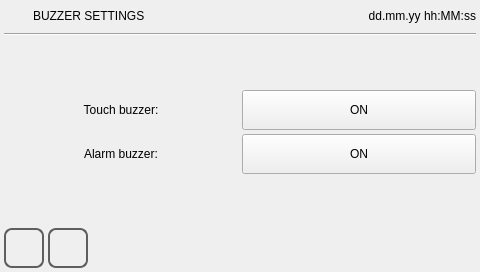
<?xml version="1.0" encoding="UTF-8"?>
<ui version="4.0">
 <class>buzzer_settings</class>
 <widget class="QWidget" name="buzzer_settings">
  <property name="geometry">
   <rect>
    <x>0</x>
    <y>0</y>
    <width>480</width>
    <height>272</height>
   </rect>
  </property>
  <property name="minimumSize">
   <size>
    <width>0</width>
    <height>0</height>
   </size>
  </property>
  <property name="maximumSize">
   <size>
    <width>16777215</width>
    <height>16777215</height>
   </size>
  </property>
  <property name="windowTitle">
   <string>buzzer_settings</string>
  </property>
  <property name="styleSheet">
   <string notr="true"/>
  </property>
  <layout class="QGridLayout" name="gridLayout">
   <property name="margin">
    <number>4</number>
   </property>
   <property name="spacing">
    <number>4</number>
   </property>
   <item row="0" column="0" colspan="2">
    <layout class="QHBoxLayout" name="horizontalLayout">
     <item>
      <widget class="QLabel" name="labelIcon">
       <property name="minimumSize">
        <size>
         <width>25</width>
         <height>25</height>
        </size>
       </property>
       <property name="maximumSize">
        <size>
         <width>25</width>
         <height>25</height>
        </size>
       </property>
       <property name="styleSheet">
        <string notr="true">border-image: url(:/systemicons/img/Volume.png);</string>
       </property>
       <property name="text">
        <string/>
       </property>
      </widget>
     </item>
     <item>
      <widget class="QLabel" name="labelTitle">
       <property name="sizePolicy">
        <sizepolicy hsizetype="Preferred" vsizetype="Fixed">
         <horstretch>0</horstretch>
         <verstretch>0</verstretch>
        </sizepolicy>
       </property>
       <property name="focusPolicy">
        <enum>Qt::NoFocus</enum>
       </property>
       <property name="text">
        <string>BUZZER SETTINGS</string>
       </property>
      </widget>
     </item>
     <item>
      <widget class="QLabel" name="labelUserName">
       <property name="text">
        <string/>
       </property>
      </widget>
     </item>
     <item>
      <widget class="QLabel" name="labelDataOra">
       <property name="sizePolicy">
        <sizepolicy hsizetype="Preferred" vsizetype="Fixed">
         <horstretch>0</horstretch>
         <verstretch>0</verstretch>
        </sizepolicy>
       </property>
       <property name="focusPolicy">
        <enum>Qt::NoFocus</enum>
       </property>
       <property name="text">
        <string>dd.mm.yy hh:MM:ss</string>
       </property>
       <property name="alignment">
        <set>Qt::AlignRight|Qt::AlignTrailing|Qt::AlignVCenter</set>
       </property>
      </widget>
     </item>
    </layout>
   </item>
   <item row="1" column="0" colspan="2">
    <widget class="Line" name="line">
     <property name="orientation">
      <enum>Qt::Horizontal</enum>
     </property>
    </widget>
   </item>
   <item row="2" column="0" colspan="2">
    <spacer name="verticalSpacer">
     <property name="orientation">
      <enum>Qt::Vertical</enum>
     </property>
     <property name="sizeHint" stdset="0">
      <size>
       <width>20</width>
       <height>40</height>
      </size>
     </property>
    </spacer>
   </item>
   <item row="3" column="0">
    <widget class="QLabel" name="labelTouchBuzzer">
     <property name="minimumSize">
      <size>
       <width>0</width>
       <height>40</height>
      </size>
     </property>
     <property name="text">
      <string>Touch buzzer:</string>
     </property>
     <property name="alignment">
      <set>Qt::AlignCenter</set>
     </property>
    </widget>
   </item>
   <item row="3" column="1">
    <widget class="QPushButton" name="pushButtonTouchBuzzer">
     <property name="minimumSize">
      <size>
       <width>0</width>
       <height>40</height>
      </size>
     </property>
     <property name="text">
      <string>ON</string>
     </property>
     <property name="checkable">
      <bool>true</bool>
     </property>
     <property name="checked">
      <bool>false</bool>
     </property>
    </widget>
   </item>
   <item row="4" column="0">
    <widget class="QLabel" name="labelAlarmBuzzer">
     <property name="minimumSize">
      <size>
       <width>0</width>
       <height>40</height>
      </size>
     </property>
     <property name="text">
      <string>Alarm buzzer:</string>
     </property>
     <property name="alignment">
      <set>Qt::AlignCenter</set>
     </property>
    </widget>
   </item>
   <item row="4" column="1">
    <widget class="QPushButton" name="pushButtonAlarmBuzzer">
     <property name="minimumSize">
      <size>
       <width>0</width>
       <height>40</height>
      </size>
     </property>
     <property name="text">
      <string>ON</string>
     </property>
     <property name="checkable">
      <bool>true</bool>
     </property>
     <property name="checked">
      <bool>false</bool>
     </property>
    </widget>
   </item>
   <item row="5" column="0" colspan="2">
    <spacer name="verticalSpacer_2">
     <property name="orientation">
      <enum>Qt::Vertical</enum>
     </property>
     <property name="sizeHint" stdset="0">
      <size>
       <width>20</width>
       <height>40</height>
      </size>
     </property>
    </spacer>
   </item>
   <item row="6" column="0" colspan="2">
    <layout class="QHBoxLayout" name="horizontalLayout_4">
     <item>
      <widget class="QPushButton" name="pushButtonHome">
       <property name="sizePolicy">
        <sizepolicy hsizetype="Minimum" vsizetype="Fixed">
         <horstretch>40</horstretch>
         <verstretch>40</verstretch>
        </sizepolicy>
       </property>
       <property name="minimumSize">
        <size>
         <width>40</width>
         <height>40</height>
        </size>
       </property>
       <property name="maximumSize">
        <size>
         <width>40</width>
         <height>40</height>
        </size>
       </property>
       <property name="focusPolicy">
        <enum>Qt::NoFocus</enum>
       </property>
       <property name="styleSheet">
        <string notr="true">QPushButton
{
border: 2px solid  rgb(94, 94, 94);
border-radius: 8px;
qproperty-icon: url(:/systemicons/img/Home.png);
qproperty-iconSize: 24px 24px;
qproperty-focusPolicy: NoFocus;
}
QPushButton:pressed
{
border: 2px solid  rgb(194, 194, 194);
background-color:  rgb(255, 255, 127);
}
QPushButton:disabled
{
border: 2px solid  rgb(194, 194, 194);
}
</string>
       </property>
       <property name="text">
        <string/>
       </property>
      </widget>
     </item>
     <item>
      <widget class="QPushButton" name="pushButtonBack">
       <property name="sizePolicy">
        <sizepolicy hsizetype="Minimum" vsizetype="Fixed">
         <horstretch>40</horstretch>
         <verstretch>40</verstretch>
        </sizepolicy>
       </property>
       <property name="minimumSize">
        <size>
         <width>40</width>
         <height>40</height>
        </size>
       </property>
       <property name="maximumSize">
        <size>
         <width>40</width>
         <height>40</height>
        </size>
       </property>
       <property name="focusPolicy">
        <enum>Qt::NoFocus</enum>
       </property>
       <property name="styleSheet">
        <string notr="true">QPushButton
{
border: 2px solid  rgb(94, 94, 94);
border-radius: 8px;
qproperty-icon: url(:/systemicons/img/Go_back.png);
qproperty-iconSize: 24px 24px;
qproperty-focusPolicy: NoFocus;
}
QPushButton:pressed
{
border: 2px solid  rgb(194, 194, 194);
background-color:  rgb(255, 255, 127);
}
QPushButton:disabled
{
border: 2px solid  rgb(194, 194, 194);
}
</string>
       </property>
       <property name="text">
        <string/>
       </property>
      </widget>
     </item>
     <item>
      <spacer name="horizontalSpacer">
       <property name="focusPolicy">
        <enum>Qt::NoFocus</enum>
       </property>
       <property name="orientation">
        <enum>Qt::Horizontal</enum>
       </property>
       <property name="sizeHint" stdset="0">
        <size>
         <width>40</width>
         <height>20</height>
        </size>
       </property>
      </spacer>
     </item>
    </layout>
   </item>
  </layout>
 </widget>
 <resources/>
 <connections/>
</ui>
